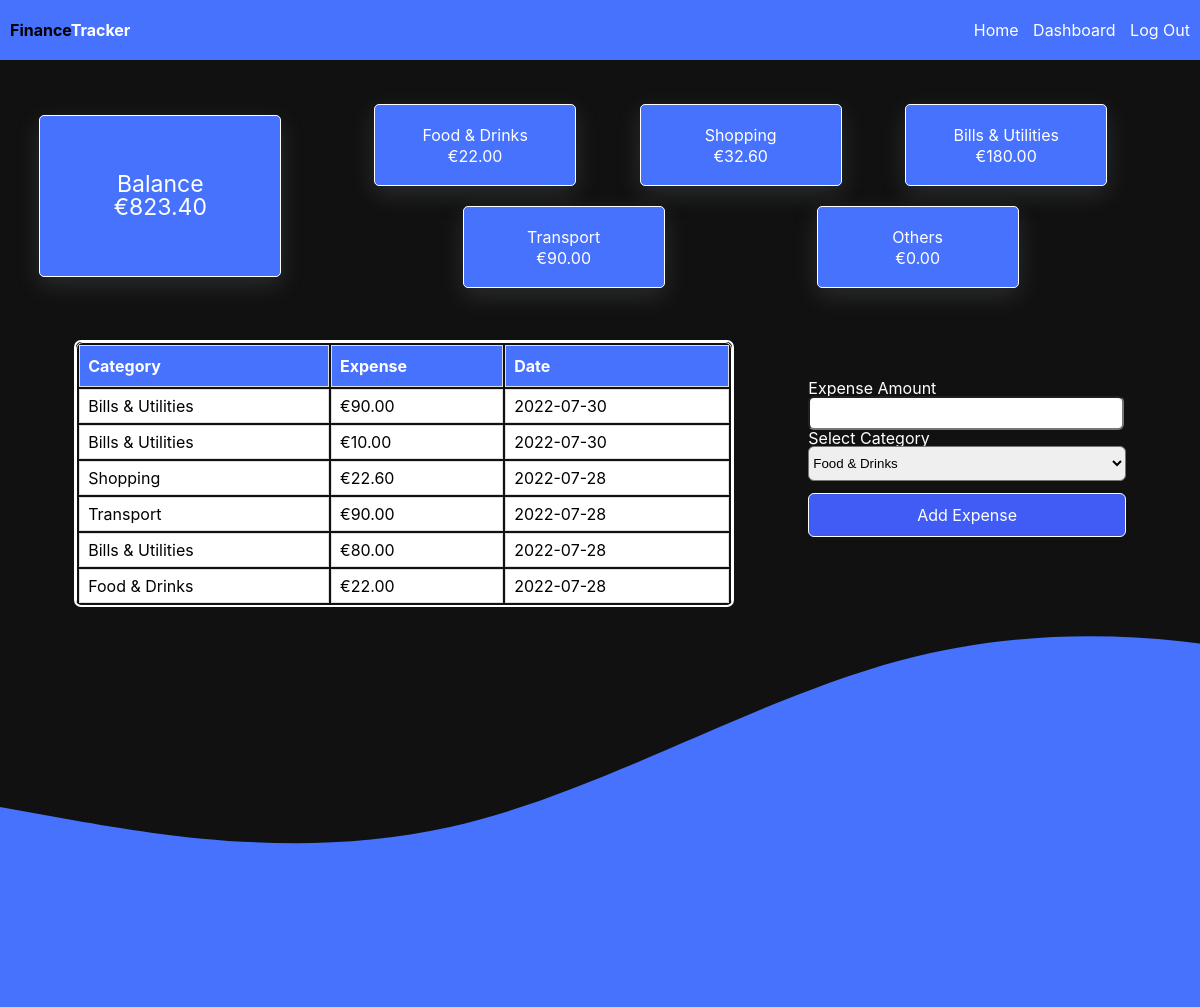
Screenshot of /home (signed in) with the database file from the repository.
### app.py (models this page shows, shortened)
class User(db.Model, UserMixin):
    id = db.Column(db.Integer, primary_key=True)
    email = db.Column(db.String(80), index=True, unique=True)
    password_hash = db.Column(db.String(150))
    balance = db.Column(db.Float)

class CategorySums(db.Model):
    id = db.Column(db.Integer, primary_key=True)
    category = db.Column(db.String(50), index=True, unique=False)
    sum = db.Column(db.Float)
    category_sums_id = db.Column(db.Integer, db.ForeignKey("user.id"))

class Expenses(db.Model):
    id = db.Column(db.Integer, primary_key=True)
    category = db.Column(db.String(50), index=True, unique=False)
    amount = db.Column(db.Float)
    date = db.Column(db.String(10), index=True, unique=False)
    category_id = db.Column(db.Integer, db.ForeignKey("user.id"))

### routes.py (the view, shortened to what this page needs)
@app.route("/home", methods=["GET", "POST"])
@login_required
def index():
    form = AddExpenseForm()
    shopping = CategorySums.query.filter_by(category="Shopping", category_sums_id=current_user.id).first()
    food_drinks = CategorySums.query.filter_by(category="Food & Drinks", category_sums_id=current_user.id).first()
    bills = CategorySums.query.filter_by(category="Bills & Utilities", category_sums_id=current_user.id).first()
    transport = CategorySums.query.filter_by(category="Transport", category_sums_id=current_user.id).first()
    others = CategorySums.query.filter_by(category="Others", category_sums_id=current_user.id).first()
    user_expenses = CategorySums.query.filter_by(category_sums_id=current_user.id).all()
    total=0
    if user_expenses:
        for expense in user_expenses:
            total += expense.sum
    expenses = Expenses.query.filter_by(category_id=current_user.id).order_by(Expenses.date.desc()).all()
    return render_template("index.html",
                            form=form, expenses=expenses,
                            shopping=shopping,
                            food_drinks=food_drinks,
                            bills=bills,
                            transport=transport,
                            others=others,
                            total=total)

### forms.py
class AddExpenseForm(FlaskForm):
    amount = DecimalField("Expense Amount", validators=[DataRequired(), NumberRange(min=0)])
    select = SelectField("Select Category", choices=["Food & Drinks", "Shopping", "Bills & Utilities", "Transport", "Others"])
    submit = SubmitField("Add Expense")

### routes.py (called while the page is built)
@login_manager.user_loader
def load_user(user_id):
    return User.query.get(int(user_id))

### templates/index.html (shortened to what this page needs)
<!DOCTYPE html>
<html lang="en">
<head>
    <link rel="stylesheet" href="../static/styles.css">
    <link rel="stylesheet" href="../static/reset.css">
    <link rel="stylesheet" href="https://cdnjs.cloudflare.com/ajax/libs/font-awesome/4.7.0/css/font-awesome.min.css">
</head>
<body class="forms-body">
    <nav class="navigation">
        <div>
            <h4 class="nav-logo">Finance<span id="home-green">Tracker</span></h4>
        </div>
        <ul class="nav-elements">
            <li><a class="nav-a" href="{{ url_for('index') }}">Home</a></li>
            <li><a class="nav-a" href="{{ url_for('account') }}">Dashboard</a></li>
            <li><a class="nav-a" href="{{ url_for('logout') }}">Log Out</a></li>
        </ul>
    </nav>
    <main>
        <section class="analytics">
            <div class="balance">
                <h2>Balance</h2>
                <p>€{{'%0.2f'|format(current_user.balance|float)}}</p>
            </div>
            <div class="categories">
                <div class="categories-container">
                    <h2>Food & Drinks</h2>
                    {% if food_drinks is not none %}
                    <p class="amount-spent">€{{'%0.2f'|format(food_drinks.sum|float)}}</p>
                    {% else %}
                    <p class="amount-spent">€0.00</p>
                    {% endif %}
                </div>
                <div class="categories-container">
                    <h2>Shopping</h2>
                    {% if shopping is not none %}
                    <p class="amount-spent">€{{'%0.2f'|format(shopping.sum|float)}}</p>
                    {% else %}
                    <p class="amount-spent">€0.00</p>
                    {% endif %}
                </div>
                <div class="categories-container">
                    <h2>Bills & Utilities</h2>
                    {% if bills is not none %}
                    <p class="amount-spent">€{{'%0.2f'|format(bills.sum|float)}}</p>
                    {% else %}
                    <p class="amount-spent">€0.00</p>
                    {% endif %}
                </div>
                <div class="categories-container">
                    <h2>Transport</h2>
                    {% if transport is not none %}
                    <p class="amount-spent">€{{'%0.2f'|format(transport.sum|float)}}</p>
                    {% else %}
                    <p class="amount-spent">€0.00</p>
                    {% endif %}
                </div>
                <div class="categories-container">
                    <h2>Others</h2>
                    {% if others is not none %}
                    <p class="amount-spent">€{{'%0.2f'|format(others.sum|float)}}</p>
                    {% else %}
                    <p class="amount-spent">€0.00</p>
                    {% endif %}
                </div>
            </div>
        </section>
        <section class="table-form">
            <div class="spread-table" >
                <div id="table-margin" style="height: 263px;overflow:auto;border: 2px solid #fff;border-radius: 7px;">
                <table id="customers">
                    <tr>
                      <th>Category</th>
                      <th>Expense</th>
                      <th>Date</th>
                    </tr>
                    {% for expense in expenses %}
                    <tr>
                      <td>{{ expense.category }}</td>
                      <td>€{{'%0.2f'|format(expense.amount|float)}}</td>
                      <td>{{ expense.date }}</td>
                    </tr>
                    {% endfor %}
                  </table>
                </div>
            </div>
            <div id="form-margin">
                <form action="/home" method="post">
                    <p>{{ form.amount.label }} {{ form.amount(class_="input-special") }}</p>
                    <p >{{ form.select.label }} {{ form.select(class_="input") }}</p>
                    <p>{{ form.submit(class_="btn") }}</p>
                 </form>
            </div>
        </section>
    </main>
    <footer  class="waves">
    </footer>
</body>
</html>

### static/styles.css (style rules this page uses)
html { font-family: -apple-system,system-ui,BlinkMacSystemFont,"Segoe UI",Roboto,"Helvetica Neue",Arial,sans-serif!important; margin: 0; }
.forms-body { margin: 0; overflow: hidden; background-color: #111; }
a { color: #4672fe; text-decoration: none; }
.nav-a { color: #fff; margin-right: 10px; display: block; position: relative; padding: 0.2em 0; }
.nav-a::after { content: ''; position: absolute; bottom: 0; left: 0; width: 100%; height: 0.1em; background-color: #fff; opacity: 0; transition: opacity 300ms, transform 300ms; }
.waves { height: 50vh; margin: 0; position: relative; }
svg { position: fixed; background-color: #111; height: 50vh; }
#home-green { color: #4672fe; }
.btn { background-color: #4672fe; color: rgb(255, 255, 255); appearance: button; backface-visibility: hidden; background-color: #405cf5; border-radius: 6px; border-width: 0; border: 1px solid #fff; box-shadow: rgba(50, 50, 93, .1) 0 0 0 1px inset,rgba(50, 50, 93, .1) 0 2px 5px 0,rgba(0, 0, 0, .07) 0 1px 1px 0; box-sizing: border-box; color: #fff; cursor: pointer; font-family: -apple-system,system-ui,"Segoe UI",Roboto,"Helvetica Neue",Ubuntu,sans-serif; font-size: 100%; height: 44px; line-height: 1.15; margin: 12px 0 0; outline: none; overflow: hidden; padding: 0 25px; position: relative; text-align: center; text-transform: none; transform: translateZ(0); transition: all .2s,box-shadow .08s ease-in; user-select: none; -webkit-user-select: none; touch-action: manipulation; width: 100%; }
.input { height: 35px; width: 100%; border-radius: 6px; margin: 0; }
.input-special { height: 28px; width: 97%; border-radius: 6px; margin: 0; }
label { color: #fff; }
body { background-color: #111; }
li { list-style: none; display: inline-block; }
.navigation { height: 60px; z-index: 1; max-width: 100%; margin: 0 auto; background-color: #4672fe; display: flex; justify-content: space-between; align-items: center; }
.nav-logo { font-weight: bold; padding-left: 10px; }
.nav-logo span { color: #fff!important; }
.balance { background-color: #4672fe; color: #fff; height: 20vh; min-width: 20%; border-radius: 5px; border: 1px solid #fff; display: flex; flex-direction: column; justify-content: center; align-items: center; font-size: 23px; box-shadow: rgba(149, 157, 165, 0.2) 0px 8px 24px; }
.analytics { display: flex; justify-content: space-evenly; align-items: center; height: 30vh; margin-top: 1rem; }
.categories { display: flex; justify-content: space-evenly; align-items: center; flex-direction: row; flex-wrap: wrap; height: auto; width: 70%; }
.categories-container { height: 10vh; width: 200px; background-color: #4672fe; display: flex; flex-direction: column; justify-content: center; align-items: center; margin: 10px; border-radius: 5px; border: 1px solid #fff; color: #fff; box-shadow: rgba(149, 157, 165, 0.2) 0px 8px 24px; }
.amount-spent { margin-top: 5px; }
table { border-radius: 7px; }
.spread-table { width: 55%; }
#customers { width: 100%; border: 1px solid #fff; }
#customers td, #customers th { border: 1px solid #ddd; padding: 8px; margin: 0; }
#customers tr { background-color: #fff; }
#customers th { padding-top: 12px; padding-bottom: 12px; text-align: left; background-color: #4672fe; color: white; }
#form-margin { margin-bottom: 30px; }
#waves-home { background-color: #111; }
.table-form { display: flex; flex-wrap: wrap-reverse; align-items: center; justify-content: space-evenly; margin-top: 1.5rem; }

### rows the page displays
User: balance "823.40"
CategorySums: sum "22.00"
CategorySums: sum "32.60"
CategorySums: sum "180.00"
CategorySums: sum "90.00"
CategorySums: sum "0.00"
Expenses: category "Bills & Utilities", amount "90.00", date "2022-07-30"
Expenses: category "Bills & Utilities", amount "10.00", date "2022-07-30"
Expenses: category "Shopping", amount "22.60", date "2022-07-28"
Expenses: category "Transport", amount "90.00", date "2022-07-28"
Expenses: category "Bills & Utilities", amount "80.00", date "2022-07-28"
Expenses: category "Food & Drinks", amount "22.00", date "2022-07-28"
